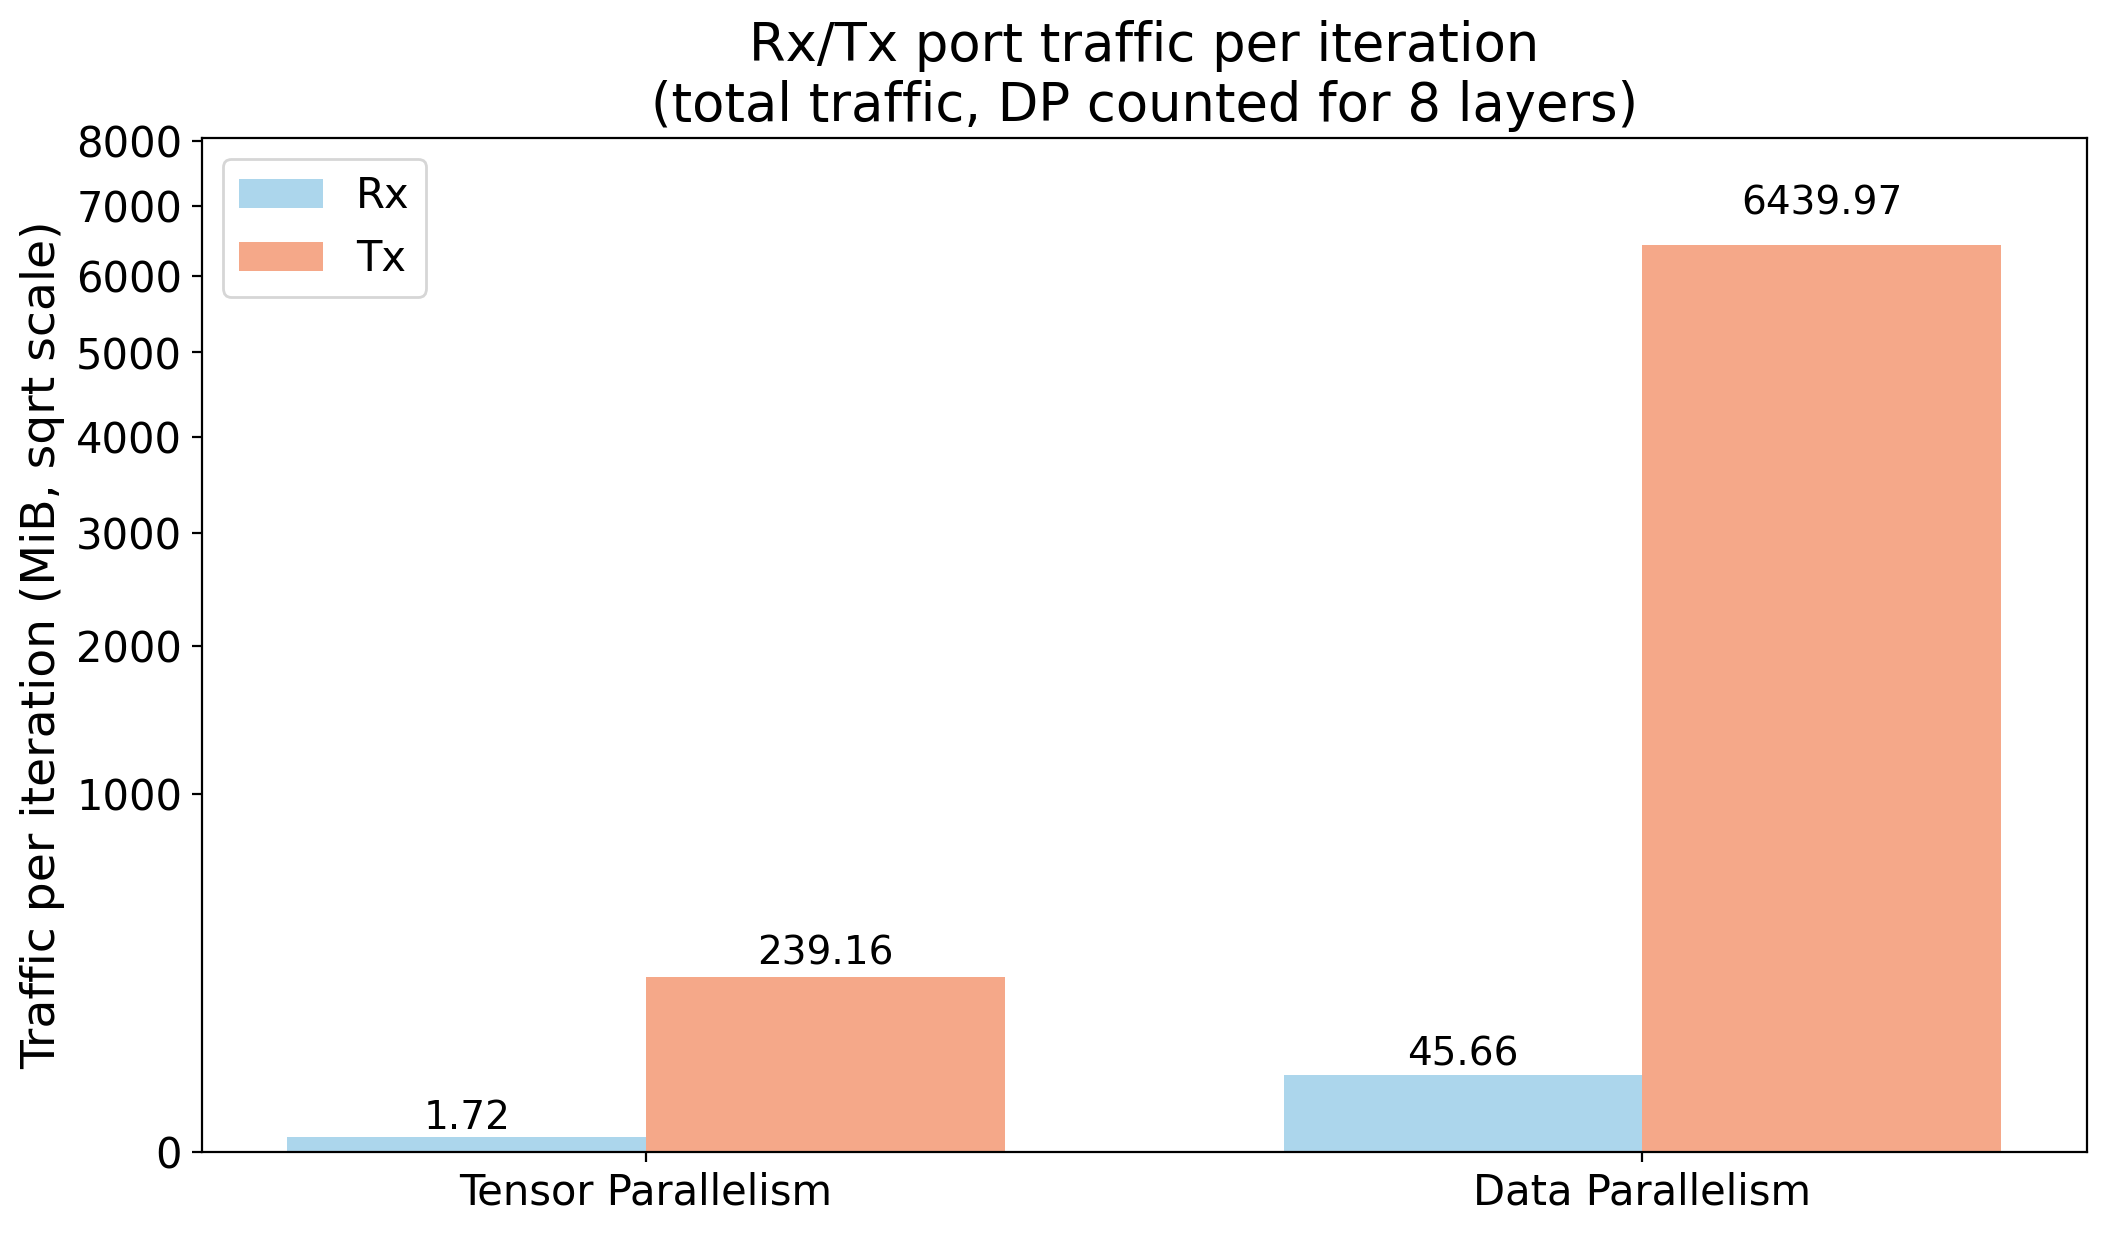

Source code (Python):
import matplotlib.pyplot as plt
import numpy as np
from pathlib import Path

plt.rcParams.update({
    "font.size": 15,
    "axes.titlesize": 19,
    "axes.labelsize": 17,
    "xtick.labelsize": 15,
    "ytick.labelsize": 15,
    "legend.fontsize": 15,
})

groups = [
    "Tensor Parallelism",
    "Data Parallelism",
]

physical_rx = [361_013_422, 598_526_166]
physical_tx = [50_154_823_250, 84_409_999_178]

iterations = [200, 100]
layer_multiplier = [1, 8]  # keep DP at 8 layers

# Normalize using total physical traffic only
norm_rx = [p / it * m for p, it, m in zip(physical_rx, iterations, layer_multiplier)]
norm_tx = [p / it * m for p, it, m in zip(physical_tx, iterations, layer_multiplier)]

MiB = 1024**2
rx_mib = np.array([x / MiB for x in norm_rx], dtype=float)
tx_mib = np.array([x / MiB for x in norm_tx], dtype=float)

x = np.arange(len(groups))
width = 0.36

fig, ax = plt.subplots(figsize=(10.8, 6.4))

ax.bar(x - width/2, rx_mib, width, label="Rx", color="#ACD6EC")
ax.bar(x + width/2, tx_mib, width, label="Tx", color="#F5A889")

# Sqrt scale to preserve visibility while keeping bars short
ax.set_yscale("function", functions=(np.sqrt, lambda y: y**2))
ax.grid(False)

ax.set_xticks(x)
ax.set_xticklabels(groups)
ax.set_ylabel("Traffic per iteration (MiB, sqrt scale)")
ax.set_title("Rx/Tx port traffic per iteration\n(total traffic, DP counted for 8 layers)")
ax.legend(loc="upper left", frameon=True)

for i in range(len(groups)):
    ax.text(x[i] - width/2, rx_mib[i] * 1.05, f"{rx_mib[i]:.2f}", ha="center", va="bottom", fontsize=14)
    ax.text(x[i] + width/2, tx_mib[i] * 1.05, f"{tx_mib[i]:.2f}", ha="center", va="bottom", fontsize=14)

ax.set_ylim(0, tx_mib.max() * 1.25)

fig.tight_layout()

out = Path("./rx_tx_port_traffic_total_only_8layer_sqrt.png")
fig.savefig(out, dpi=200, bbox_inches="tight")
plt.close(fig)

print(out)
print("Per-iteration totals (MiB):")
for i, g in enumerate(groups):
    print(g)
    print(f"  Rx total: {rx_mib[i]:.6f}")
    print(f"  Tx total: {tx_mib[i]:.6f}")
      
